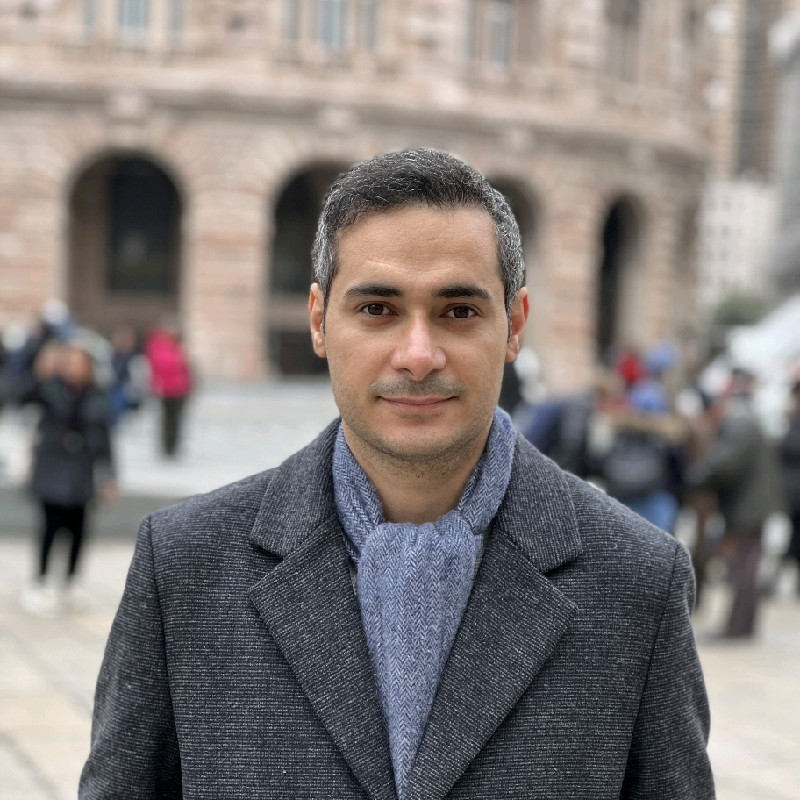
#> input picture img/navidPic.jpg, 800 x 800 px
$ python 04_LogicalOperations.py
#> lines starting #> are read from the running program, lines starting #| are printed output that depends on the picture; after the words box and inside, x2 and y2 are one past the last pixel; in counts of white or black regions, pixels touching at a corner belong together
import numpy as np
import cv2 as cv

img1 = cv.imread('./img/navidPic.jpg')
#> img1 is the input picture: shape (800, 800, 3); mean B, G, R 123.2, 125.1, 131.7
img2 = cv.imread('./img/save1_g_.jpg')
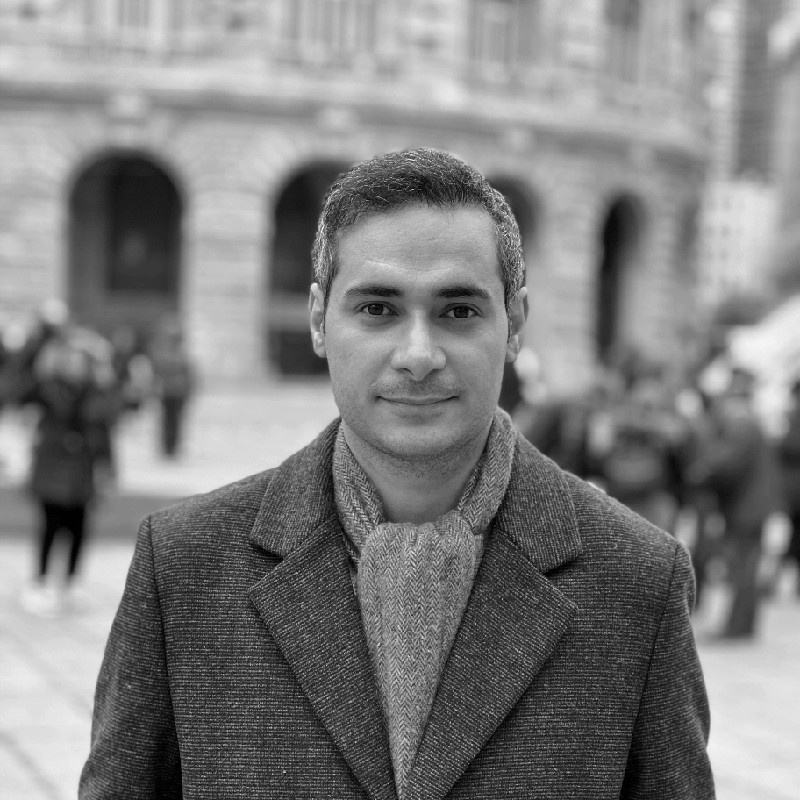
#> input picture img/save1_g_.jpg, 800 x 800 px
#> img2 is the input picture: shape (800, 800, 3); min 0, max 246, mean 126.9

# added = img1 + img2
# added = cv.add(img1, img2)
# added = cv.addWeighted(img1, 0.8, img2, 0.2 , 0)

img2_gray = cv.cvtColor(img2, cv.COLOR_BGR2GRAY)

ret , mask_img = cv.threshold(img2_gray, 80, 255, cv.THRESH_BINARY) # binary
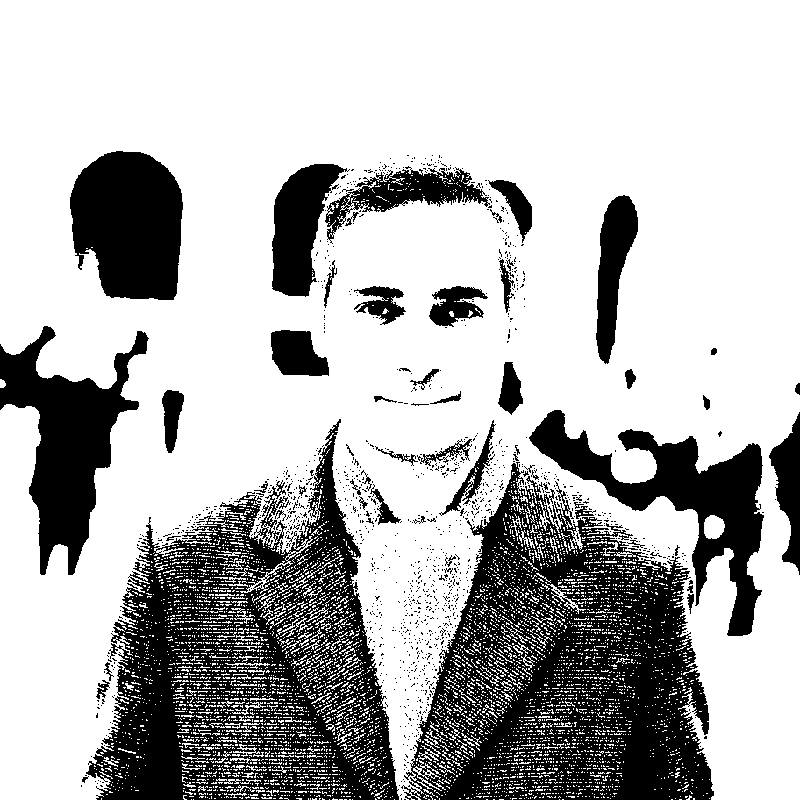
#> mask_img: shape (800, 800); 70.9% white; 1244 black regions (1187 under 20 px), largest, box (x1, y1, x2, y2) and area: (401, 462, 714, 800) 57019, (86, 419, 399, 800) 55816, (529, 410, 764, 636) 15061

# if we want replace white to black and vice verca
# mask_inv = cv.bitwise_not(mask_img)

img1_m = cv.bitwise_and(img1, img1, mask = mask_img)
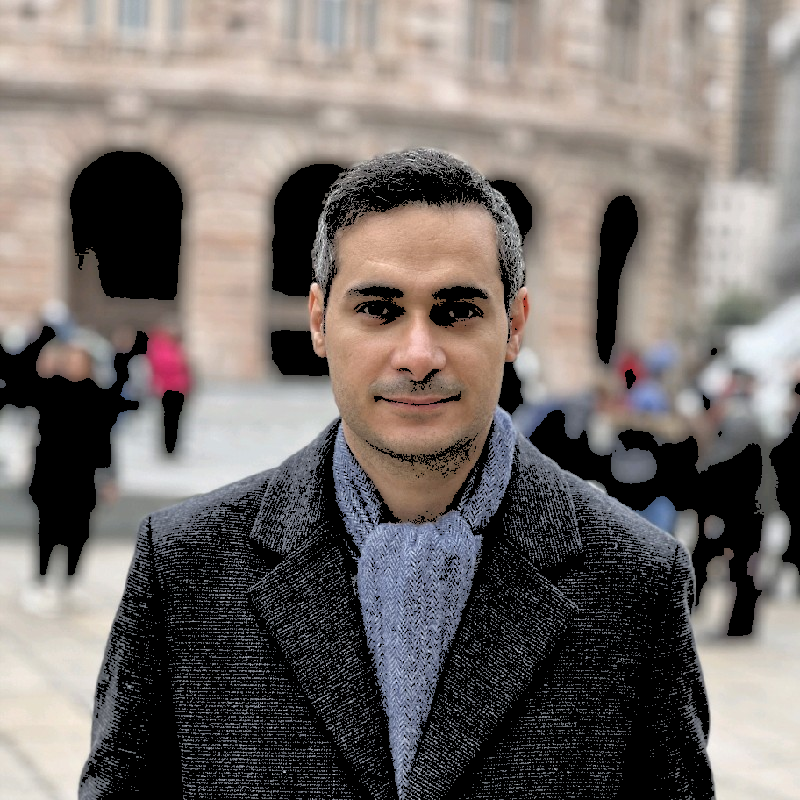
#> img1_m: shape (800, 800, 3); mean B, G, R 106.7, 110.1, 117.2

cv.imshow('image 1', img1)
cv.imshow('Mask', img1_m)
# cv.imshow('Added', added)


cv.waitKey(0)
cv.destroyAllWindows()
